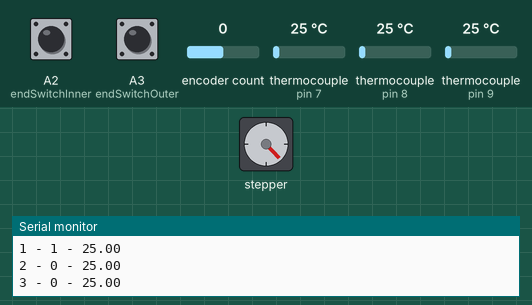
A sketch run on a simulated Arduino Uno, built with avr-gcc and run on an emulated ATmega328P. Shown: stepper motor, the last lines printed to the serial monitor. The inputs (shaded band) are chosen by the test bench; at power-on: A2 (endSwitchInner) HIGH, thermocouple (sensors on pin 7, pin 9, pin 8) 25 °C, A3 (endSwitchOuter) HIGH, encoder count 0. Stepper angles assume 200 steps per turn.

Above: at 1.2 s.
1.3 s: A2 (endSwitchInner) pulled LOW for 0.15 s
At 1.47 s:
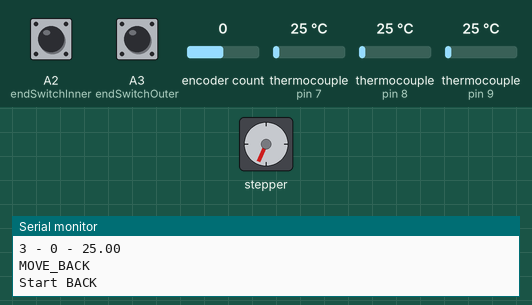
4.4 s: A2 (endSwitchInner) pulled LOW for 1 s
At 6.35 s:
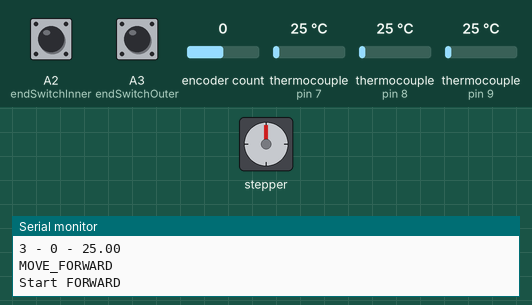
8.5 s: thermocouple (sensor on pin 7) set to 75 °C
At 9.01 s:
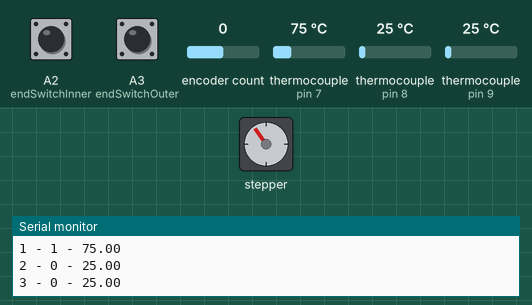
11.6 s: A2 (endSwitchInner) pulled LOW for 1 s
At 11.76 s:
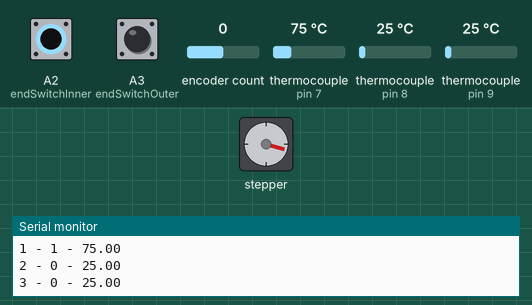
15.7 s: thermocouple (sensor on pin 9) set to 6 °C
18.8 s: thermocouple (sensor on pin 8) set to 6 °C
Timing chart, 0 to 22.9 s (numbered marks = the images above; inputs shaded):
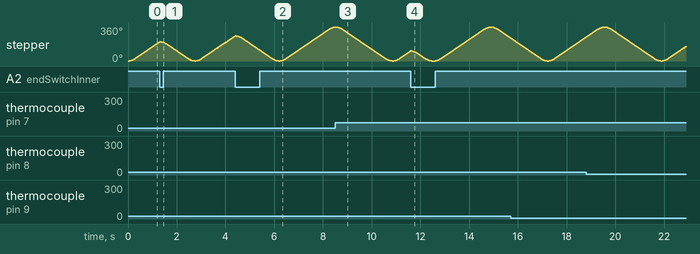

The sketch:

HollyPlast.ino
```cpp
#include <GyverStepper.h>
#include <max6675.h>
#include <Adafruit_MCP23017.h>


#include <Rotary.h>
#include <U8g2lib.h>

#ifdef U8X8_HAVE_HW_SPI
#include <SPI.h>
#endif
#ifdef U8X8_HAVE_HW_I2C
#include <Wire.h>
#endif


#define encUpPin        3
#define encDownPin      2
#define thermoDO        4
#define thermoCS1       7
#define thermoCS2       8
#define thermoCS3       9
#define thermoCLK       12
#define motor1Step      10
#define motor1Dir       11
#define motor2Step      5
#define motor2Dir       6
#define endSwitchOuter  A3
#define endSwitchInner  A2
#define endSwitchDone   A1

#define mcpRelay1       7
#define mcpRelay2       6
#define mcpRelay3       5

GStepper<STEPPER2WIRE> motor1(200, motor1Step, motor1Dir);
GStepper<STEPPER2WIRE> motor2(200, motor2Step, motor2Dir);


MAX6675 thermocouple1(thermoCLK, thermoCS1, thermoDO);
MAX6675 thermocouple2(thermoCLK, thermoCS2, thermoDO);
MAX6675 thermocouple3(thermoCLK, thermoCS3, thermoDO);


Adafruit_MCP23017 mcp;

U8G2_SH1106_128X64_NONAME_1_HW_I2C u8g2(U8G2_R0, /* reset=*/ U8X8_PIN_NONE);

Rotary r = Rotary(encUpPin, encDownPin);


int dT = 1;
int setTemp1 = 28;
int setTemp2 = 28;
int setTemp3 = 28;
float realTemp1 = 300;
float realTemp2 = 300;
float realTemp3 = 300;
int moveLength = 200;

unsigned long lastTempTime;
boolean isFirstIteration = true;

const byte STOPPED      = 0;
const byte FILL_PLAST   = 1;
const byte MOVE_BACK    = 2;
const byte MOVE_FORWARD = 3;
const byte TEST_MCP     = 201;
//byte state = TEST_MCP;
//byte state = STOPPED;
byte state = MOVE_BACK;

void setup() {
  Serial.begin(115200);
  Serial.println("==================Booting=========================");

  mcp.begin();
  mcp.pinMode(mcpRelay1, OUTPUT);
  mcp.pinMode(mcpRelay2, OUTPUT);
  mcp.pinMode(mcpRelay3, OUTPUT);


  pinMode(endSwitchOuter,     INPUT_PULLUP);
  pinMode(endSwitchInner,     INPUT_PULLUP);
  pinMode(endSwitchDone,      INPUT_PULLUP);

  // режим следования к целевй позиции
  motor1.setRunMode(FOLLOW_POS);
  // установка макс. скорости в шагах/сек
  motor1.setMaxSpeed(100);
  // установка ускорения в шагах/сек/сек
  motor1.setAcceleration(300);
  // отключать мотор при достижении цели
  motor1.autoPower(true);
}

boolean checkTemp1() {
  boolean isSet = true;
  realTemp1 = thermocouple1.readCelsius();
  if(realTemp1 >= setTemp1 + dT) {
    Serial.print("1 - ");
    mcp.digitalWrite(mcpRelay1, LOW);
    Serial.print(mcp.digitalRead(mcpRelay1));
    isSet = false;
  } else if(realTemp1 <= setTemp1 - dT) {
    Serial.print("1 - ");
    mcp.digitalWrite(mcpRelay1, HIGH);
    Serial.print(mcp.digitalRead(mcpRelay1));
    isSet = false;
  }
  Serial.print(" - ");
  Serial.println(realTemp1);
  return isSet;
}

boolean checkTemp2() {
  boolean isSet = true;
  realTemp2 = thermocouple2.readCelsius();
  if(realTemp2 >= setTemp2 + dT) {
    Serial.print("2 - ");
    mcp.digitalWrite(mcpRelay2, LOW);
    Serial.print(mcp.digitalRead(mcpRelay2));
    isSet = false;
  } else if(realTemp2 <= setTemp2 - dT) {
    Serial.print("2 - ");
    mcp.digitalWrite(mcpRelay2, HIGH);
    Serial.print(mcp.digitalRead(mcpRelay2));
    isSet = false;
  }
  Serial.print(" - ");
  Serial.println(realTemp2);
  return isSet;
}

boolean checkTemp3() {
  boolean isSet = true;
  realTemp3 = thermocouple3.readCelsius();
  if(realTemp3 >= setTemp3 + dT) {
    Serial.print("3 - ");
    mcp.digitalWrite(mcpRelay3, LOW);
    Serial.print(mcp.digitalRead(mcpRelay3));
    isSet = false;
  } else if(realTemp3 <= setTemp3 - dT) {
    Serial.print("3 - ");
    mcp.digitalWrite(mcpRelay3, HIGH);
    Serial.print(mcp.digitalRead(mcpRelay3));
    isSet = false;
  }
  Serial.print(" - ");
  Serial.println(realTemp3);
  return isSet;
}

boolean isTempSet() {
  if(millis() - lastTempTime > 500) {
    Serial.println("isTempSet");
    checkTemp1();
    checkTemp2();
    checkTemp3();
    lastTempTime = millis();
  }
  return true;
}

void loop() {

//Serial.println("loop");
  switch (state) {
    case (TEST_MCP) : {
      mcp.digitalWrite(mcpRelay1, LOW);
      Serial.println(mcp.digitalRead(mcpRelay1));
      delay(1000);
      mcp.digitalWrite(mcpRelay1, HIGH);
      Serial.println(mcp.digitalRead(mcpRelay1));
      delay(1000);
      break;
    }
    case (STOPPED) : {
      if(!isTempSet()) {

      }
      /*
      Serial.print(mcp.digitalRead(mcpRelay1));
      Serial.print("-");
      Serial.println(realTemp1);

      Serial.print(mcp.digitalRead(mcpRelay2));
      Serial.print("-");
      Serial.println(realTemp2);

      Serial.print(mcp.digitalRead(mcpRelay3));
      Serial.print("-");
      Serial.println(realTemp3);
      */
      break;
    }
    case (FILL_PLAST) : {
      if (!motor1.tick()) {
        delay(100);
        static bool dir;
        dir = !dir;
        motor1.setTarget(dir ? -50 : 50);
      }
      break;
    }
    case (MOVE_BACK) : {
      isTempSet();
      if (isFirstIteration) {
        Serial.println("Start BACK");
        isFirstIteration = false;
        motor1.setTarget(0);
      }
      if(digitalRead(endSwitchOuter) == 0) {
        motor1.brake();
        motor1.reset();
      }
      if (!motor1.tick()) {
        isFirstIteration = true;
        state = MOVE_FORWARD;
        Serial.println("MOVE_FORWARD");
      }
      break;
    }
    case (MOVE_FORWARD) : {
      isTempSet();
      if (isFirstIteration) {
        Serial.println("Start FORWARD");
        isFirstIteration = false;
        motor1.setTarget(moveLength);
      }
      if(digitalRead(endSwitchInner) == 0) {
        motor1.brake();
      }
      if (!motor1.tick()) {
        isFirstIteration = true;
        state = MOVE_BACK;
        Serial.println("MOVE_BACK");
      }
      break;
    }

  }
}
```
